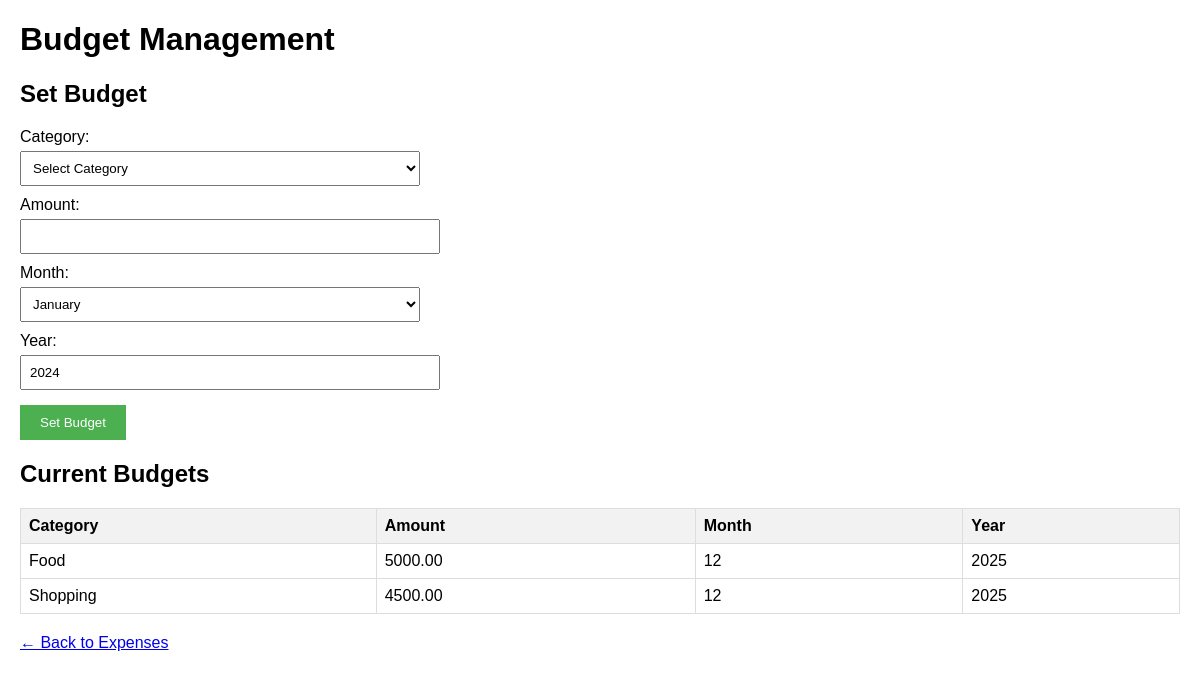
The app's page /budgets with its own data.
### app.py (models this page shows)
class Budget(db.Model):
    id = db.Column(db.Integer, primary_key=True)
    category = db.Column(db.String(50), nullable=False)
    amount = db.Column(db.Float, nullable=False)
    month = db.Column(db.Integer, nullable=False)
    year = db.Column(db.Integer, nullable=False)

### app.py (the view, shortened to what this page needs)
@app.route('/budgets', methods=['GET', 'POST'])
def budgets():
    db.create_all()
    budgets = Budget.query.all()
    return render_template('budgets.html', budgets=budgets)

### templates/budgets.html (shortened to what this page needs)
<!DOCTYPE html>
<html>
<head>
</head>
<body>
    <h1>Budget Management</h1>
    <h2>Set Budget</h2>
    <form method="POST">
        <label>Category:</label>
        <select name="category" required>
            <option value="">Select Category</option>
        </select>
        <label>Amount:</label>
        <input type="number" name="amount" step="0.01" min="0" required>
        <label>Month:</label>
        <select name="month" required>
            <option value="1">January</option>
        </select>
        <label>Year:</label>
        <input type="number" name="year" value="2024" required>
        <button type="submit">Set Budget</button>
    </form>
    <h2>Current Budgets</h2>
    <table>
        <tr>
            <th>Category</th>
            <th>Amount</th>
            <th>Month</th>
            <th>Year</th>
        </tr>
        {% for budget in budgets %}
        <tr>
            <td>{{ budget.category }}</td>
            <td>{{ "%.2f"|format(budget.amount) }}</td>
            <td>{{ budget.month }}</td>
            <td>{{ budget.year }}</td>
        </tr>
        {% else %}
        <tr>
            <td colspan="4">No budgets set</td>
        </tr>
        {% endfor %}
    </table>
    <div class="back-link">
        <a href="/">← Back to Expenses</a>
    </div>
</body>
</html>

### templates/budgets.html (style rules this page uses)
body { font-family: Arial; margin: 20px; }
table { border-collapse: collapse; width: 100%; margin-top: 20px; }
th, td { border: 1px solid #ddd; padding: 8px; text-align: left; }
th { background-color: #f2f2f2; }
form { max-width: 400px; margin: 20px 0; }
label { display: block; margin-top: 10px; }
input, select { width: 100%; padding: 8px; margin-top: 5px; }
button { background: #4CAF50; color: white; padding: 10px 20px; margin-top: 15px; border: none; }
.back-link { margin-top: 20px; }

### records on screen
Budget: category "Food", amount "5000.00", month "12", year "2025"
Budget: category "Shopping", amount "4500.00", month "12", year "2025"
